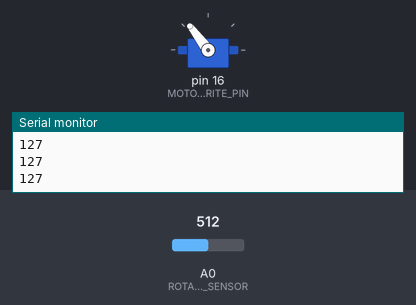
Recording of a sketch running on a simulated Arduino Uno, built with avr-gcc and run on an emulated ATmega328P. On the bench: servo, the last lines printed to the serial monitor. The inputs (shaded band) are chosen by the test bench; at power-on: A0 (ROTARY_ANGLE_SENSOR) = 512.

Above: at 1.2 s.
1.3 s: A0 (ROTARY_ANGLE_SENSOR) set to 716
At 2.4 s:
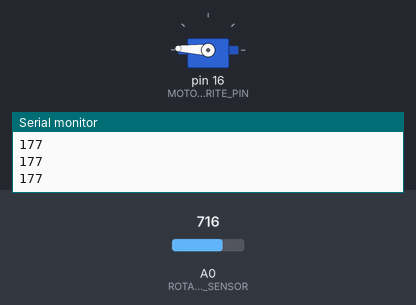
2.8 s: A0 (ROTARY_ANGLE_SENSOR) set to 900
At 4.0 s:
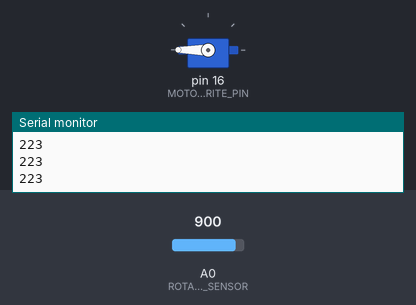
4.3 s: A0 (ROTARY_ANGLE_SENSOR) set to 306
At 5.5 s:
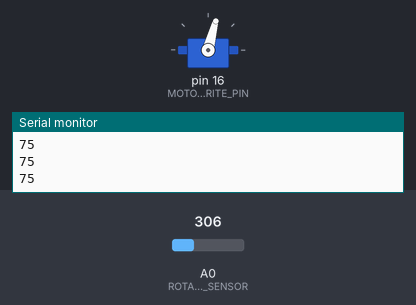
5.8 s: A0 (ROTARY_ANGLE_SENSOR) set to 122
At 6.7 s:
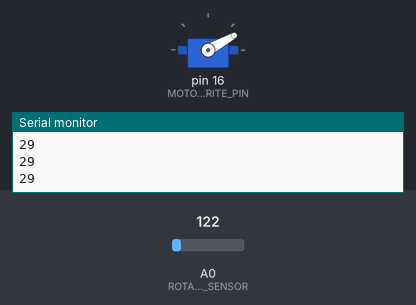
7.3 s: A0 (ROTARY_ANGLE_SENSOR) set to 0
At 8.4 s:
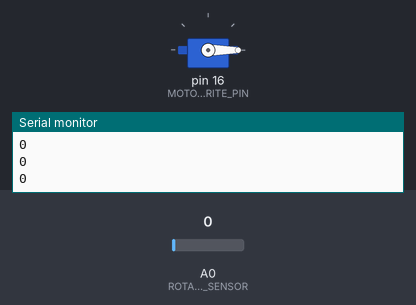
8.8 s: A0 (ROTARY_ANGLE_SENSOR) set to 1023
At 10.0 s:
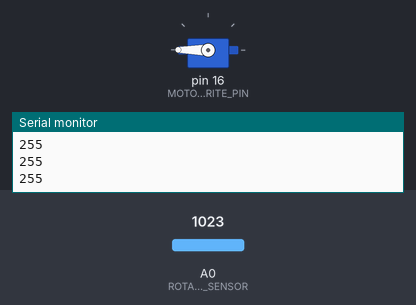
Timing chart, 0 to 11.3 s (numbered marks = the images above; inputs shaded):
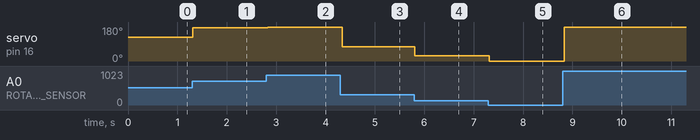

Measured:
- after the input at 1.3 s, servo on pin 16 (MOTOR_WRITE_PIN): 127° → 177° at once
- after the input at 2.8 s, servo on pin 16 (MOTOR_WRITE_PIN): 177° → 180° at once
- after the input at 4.3 s, servo on pin 16 (MOTOR_WRITE_PIN): 180° → 75° at once
- after the input at 5.8 s, servo on pin 16 (MOTOR_WRITE_PIN): 75° → 29° at once
- after the input at 7.3 s, servo on pin 16 (MOTOR_WRITE_PIN): 29° → 0° at once
- after the input at 8.8 s, servo on pin 16 (MOTOR_WRITE_PIN): 0° → 180° at once

The sketch:

servo_motor.ino
```cpp
/*macro definitions of Rotary angle sensor and LED pin*/
/* borrowed from https://github.com/Seeed-Studio/Rotary_Angle_Sensor/blob/master/examples/ControlLEDBrightness/ControlLEDBrightness.ino */
#define ROTARY_ANGLE_SENSOR A0
#define LED 3 //the Grove - LED is connected to D3 of Arduino
#define ADC_REF 5 //reference voltage of ADC is 5v.If the Vcc switch on the seeeduino
//board switches to 3V3, the ADC_REF should be 3.3
#define GROVE_VCC 5 //VCC of the grove interface is normally 5v
#define FULL_ANGLE 300 //full value of the rotary angle is 300 degrees

#define MOTOR_WRITE_PIN 16
#define KNOB_READ_PIN 14

#include <Servo.h>

Servo myServo;

int knobValue;
int degrees;
int speed;

void setup() {
  Serial.begin(9600);
  pinMode(KNOB_READ_PIN, INPUT);
  //pinMode(MOTOR_WRITE_PIN, OUTPUT);
  myServo.attach(MOTOR_WRITE_PIN);
}

void loop() {
  degrees = getDegrees();

  // map to output range
  speed = map(degrees, 0, FULL_ANGLE, 0, 255);
  controlFan(speed);

  // send value from knob over serial to processing
  Serial.println(speed);

  delay(50);
}

void controlFan(int speed) {
  //analogWrite(MOTOR_WRITE_PIN, speed);
  myServo.write(speed);
}

/************************************************************************/
/* Function: Get the angle between the mark and the starting position   */
/* Parameter: void                                                      */
/* Return: int, the range of degrees is 0~300                           */
int getDegrees()
{
  int sensor_value = analogRead(ROTARY_ANGLE_SENSOR);
  float voltage = (float)sensor_value * ADC_REF / 1023;
  return (voltage * FULL_ANGLE) / GROVE_VCC;
}
```
